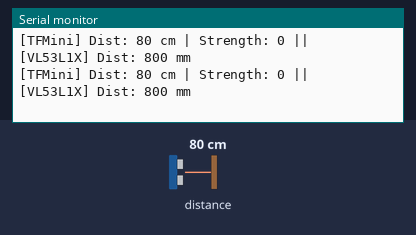
This sketch was run on a simulated Arduino Uno, built with avr-gcc and run on an emulated ATmega328P. On the bench: the last lines printed to the serial monitor. Inputs (shaded band) come from the test bench; at power-on: distance to the obstacle 80 cm.

Above: at 1.2 s.
1.3 s: distance to the obstacle set to 2 cm
At 1.47 s:
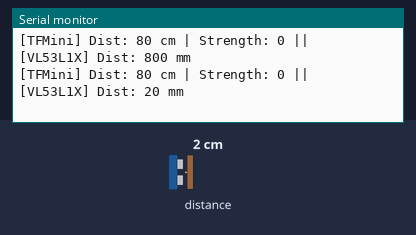
2.8 s: distance to the obstacle set to 4 cm
At 2.99 s:
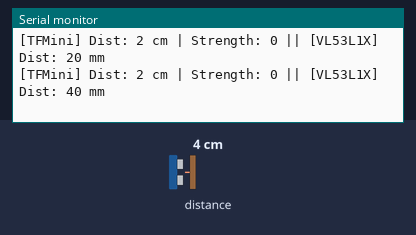
Timing chart, 0 to 5.8 s (numbered marks = the images above; inputs shaded):
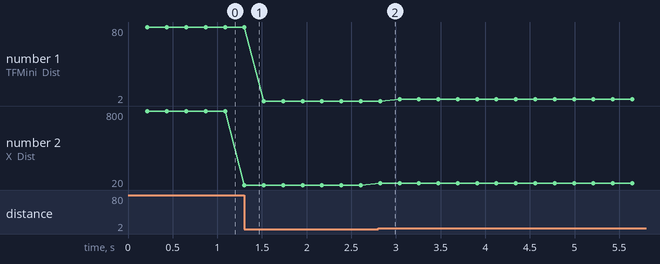

The sketch:

PruebasSensoresAuto.ino
```cpp
#include <TFMPlus.h>
#undef SOFT_RESET
#include <VL53L1X.h>
#include <SoftwareSerial.h>
#include <Wire.h>

// ================== TFMini Plus ==================
TFMPlus tfmini;
SoftwareSerial TFSerial(2, 3); // RX, TX

int16_t tf_dist = 0;
int16_t tf_strength = 0;
int16_t tf_temp = 0;

// ================== VL53L1X ==================
VL53L1X vl53;

// ================== Timing ==================
unsigned long lastPrint = 0;
const unsigned long PRINT_PERIOD = 200; // ms

void setup() {
  Serial.begin(9600);
  Serial.println("Starting sensors...");

  // ---- TFMini ----
  TFSerial.begin(115200);
  tfmini.begin(&TFSerial);

  // ---- VL53L1X ----
  Wire.begin();
  Wire.setClock(400000);

  vl53.setTimeout(500);
  if (!vl53.init()) {
    Serial.println("VL53L1X init failed!");
    while (1);
  }

  vl53.setDistanceMode(VL53L1X::Long);
  vl53.setMeasurementTimingBudget(50000);
  vl53.startContinuous(50);

  Serial.println("Sensors started.");
}

void loop() {

  // ====== Leer TFMini ======
  bool tf_ok = tfmini.getData(tf_dist, tf_strength, tf_temp);

  // ====== Leer VL53 ======
  uint16_t vl_dist = vl53.read();
  bool vl_timeout = vl53.timeoutOccurred();

  // ====== Salida periódica ======
  unsigned long now = millis();
  if (now - lastPrint >= PRINT_PERIOD) {
    lastPrint = now;

    Serial.print("[TFMini] ");
    if (tf_ok) {
      Serial.print("Dist: ");
      Serial.print(tf_dist);
      Serial.print(" cm | Strength: ");
      Serial.print(tf_strength);
    } else {
      Serial.print("No data");
    }

    Serial.print(" || [VL53L1X] Dist: ");
    Serial.print(vl_dist);
    Serial.print(" mm");
    if (vl_timeout) Serial.print(" TIMEOUT");

    Serial.println();
  }
}
```

Measured:
- after the input at 1.3 s, the serial monitor: prints a new line at once (image 1)
- after the input at 2.8 s, the serial monitor: prints a new line at once (image 2)
- plotted number 1: 80 → 2 after the input at 1.3 s, 2 → 4 after the input at 2.8 s
- plotted number 2: 800 → 20 after the input at 1.3 s, 20 → 40 after the input at 2.8 s
